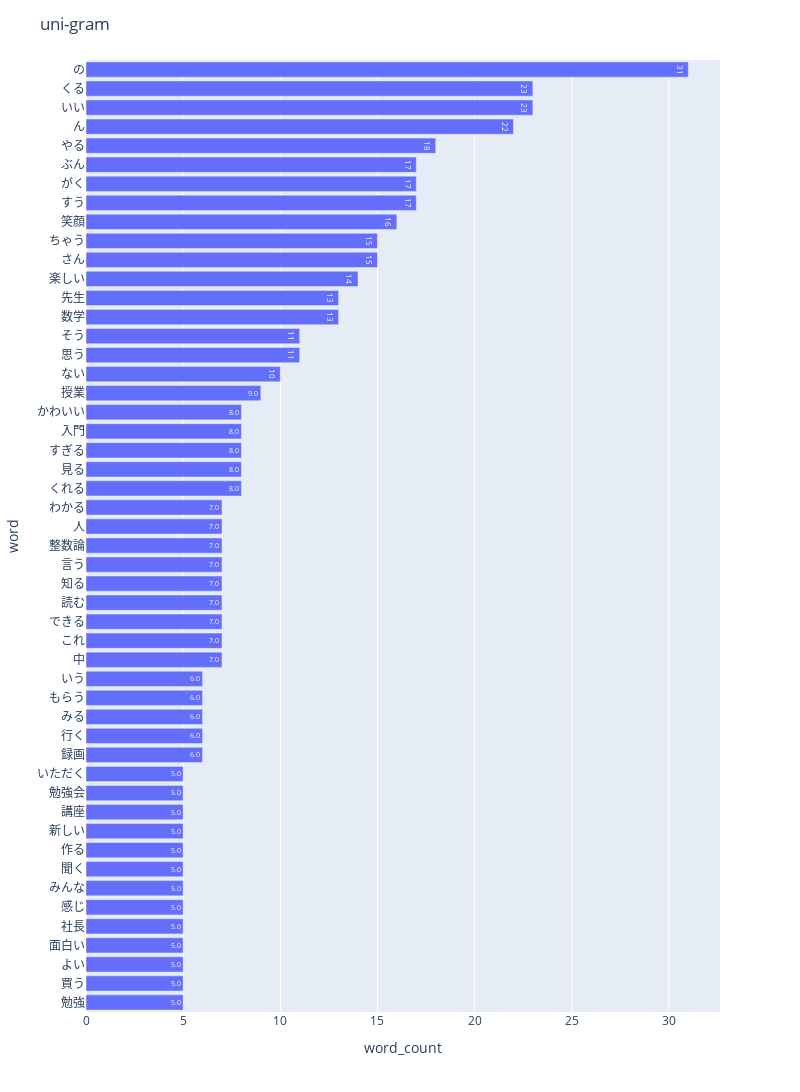

Notebook source saved alongside this figure:
### Code cell
npt.bar_ngram(
    title='uni-gram',
    xaxis_label='word_count',
    yaxis_label='word',
    ngram=1,
    top_n=50,
)

### Figure 1 — Plotly figure (JSON) as saved in the notebook; plotly's stock layout.template omitted (floating-point values rounded to 4 significant figures)
{"data": [{"alignmentgroup": "True", "hovertemplate": "word_count=%{text}<br>word=%{y}<extra></extra>", "legendgroup": "", "marker": {"pattern": {"shape": ""}}, "name": "", "offsetgroup": "", "orientation": "h", "showlegend": false, "text": [5, 5, 5, 5, 5, 5, 5, 5, 5, 5, 5, 5, 5, 6, 6, 6, 6, 6, 7, 7, 7, 7, 7, 7, 7, 7, 7, 8, 8, 8, 8, 8, 9, 10, 11, 11, 13, 13, 14, 15, 15, 16, 17, 17, 17, 18, 22, 23, 23, 31], "textposition": "auto", "texttemplate": "%{text:.2s}", "type": "bar", "x": [5, 5, 5, 5, 5, 5, 5, 5, 5, 5, 5, 5, 5, 6, 6, 6, 6, 6, 7, 7, 7, 7, 7, 7, 7, 7, 7, 8, 8, 8, 8, 8, 9, 10, 11, 11, 13, 13, 14, 15, 15, 16, 17, 17, 17, 18, 22, 23, 23, 31], "xaxis": "x", "y": ["勉強", "買う", "よい", "面白い", "社長", "感じ", "みんな", "聞く", "作る", "新しい", "講座", "勉強会", "いただく", "録画", "行く", "みる", "もらう", "いう", "中", "これ", "できる", "読む", "知る", "言う", "整数論", "人", "わかる", "くれる", "見る", "すぎる", "入門", "かわいい", "授業", "ない", "思う", "そう", "数学", "先生", "楽しい", "さん", "ちゃう", "笑顔", "すう", "がく", "ぶん", "やる", "ん", "いい", "くる", "の"], "yaxis": "y"}], "layout": {"barmode": "relative", "height": 1100, "legend": {"tracegroupgap": 0}, "margin": {"t": 60}, "title": {"text": "uni-gram"}, "width": 800, "xaxis": {"anchor": "y", "domain": [0, 1], "title": {"text": "word_count"}}, "yaxis": {"anchor": "x", "domain": [0, 1], "title": {"text": "word"}}}}
